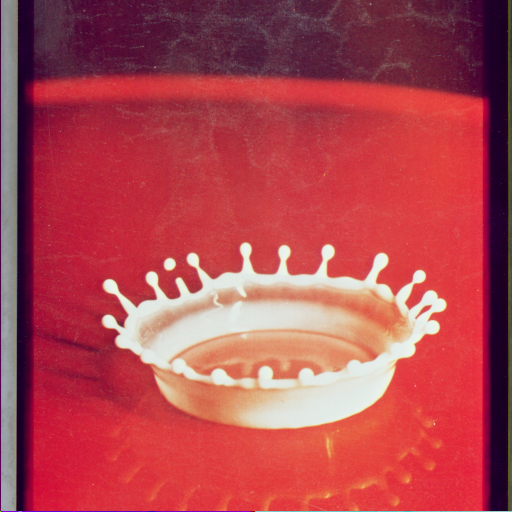
#> input picture Dataset/4.2.01.tiff, 512 x 512 px, found by its file name
$ python 11-image-channels-splitting.py
#> lines starting #> are read from the running program, lines starting #| are printed output that depends on the picture
import cv2
import matplotlib.pyplot as plt

def main():

    path = "F:\Python-OpenCV3\Dataset\\"

    imgpath1 =  path + "4.2.01.tiff"

    img = cv2.imread(imgpath1, 1)
#> img is the input picture: shape (512, 512, 3); mean B, G, R 79.9, 70.5, 176.3

    img1 = cv2.cvtColor(img, cv2.COLOR_BGR2RGB)

    r, g, b = cv2.split(img1)
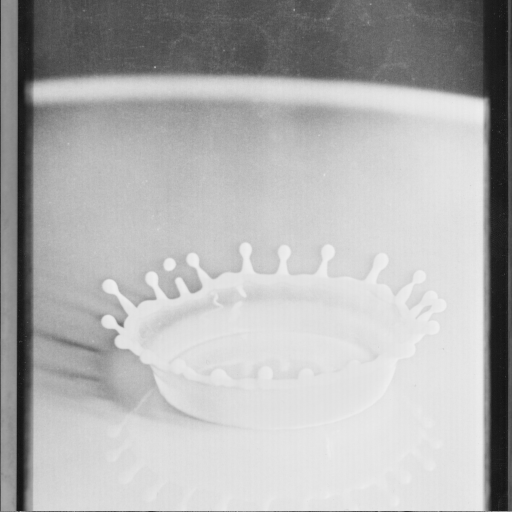
#> r: shape (512, 512); min 19, max 239, mean 176.3
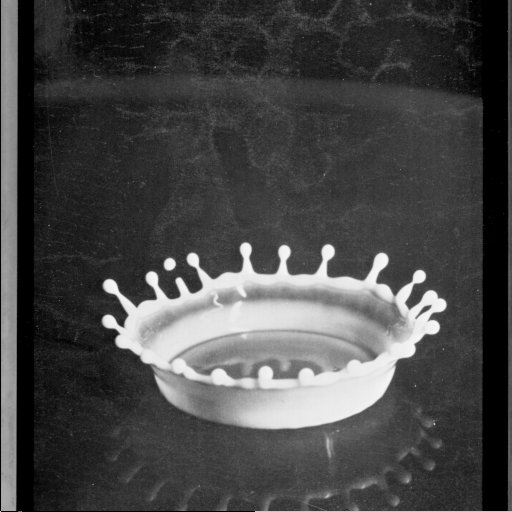
#> g: shape (512, 512); min 0, max 247, mean 70.5
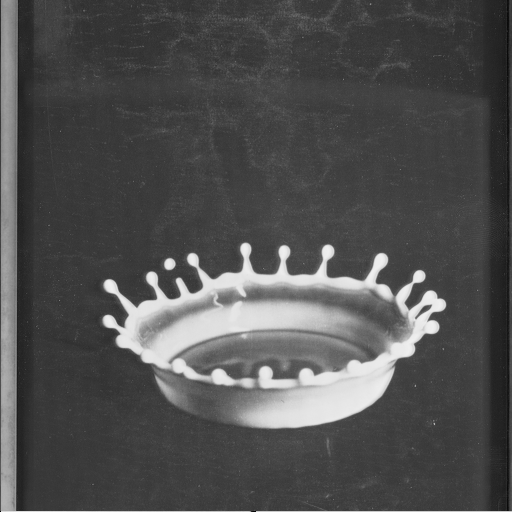
#> b: shape (512, 512); min 0, max 240, mean 79.9

    titles = ['Original Image', 'Red', 'Green', 'Blue']
    images = [cv2.merge((r, g, b)), r, g, b]


    plt.subplot(2, 2, 1)
    plt.imshow(images[0])
    plt.title(titles[0])
    plt.xticks([])
    plt.yticks([])

    plt.subplot(2, 2, 2)
    plt.imshow(images[1], cmap='Reds')
    plt.title(titles[1])
    plt.xticks([])
    plt.yticks([])

    plt.subplot(2, 2, 3)
    plt.imshow(images[2], cmap='Greens')
    plt.title(titles[2])
    plt.xticks([])
    plt.yticks([])

    plt.subplot(2, 2, 4)
    plt.imshow(images[3], cmap='Blues')
    plt.title(titles[3])
    plt.xticks([])
    plt.yticks([])

    plt.show()
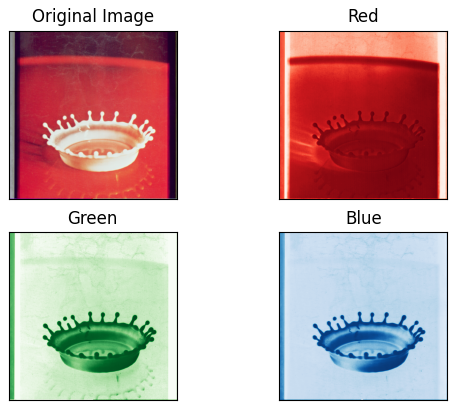
#> figure drawn by matplotlib, 4 panels

if __name__ == "__main__":
    main()

$ run again, with Dataset/4.1.03.tiff copied over Dataset/4.2.01.tiff
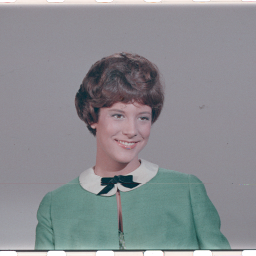
#> input picture Dataset/4.1.03.tiff, 256 x 256 px, found by its file name
#> in main, img is the input picture: shape (256, 256, 3); mean B, G, R 144, 140, 137.6
#> in main, `r, g, b = cv2.split(img1)`:
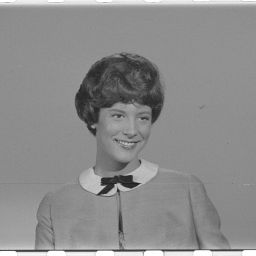
#> g: shape (256, 256); min 28, max 255, mean 140
#> in main, `plt.show()`:
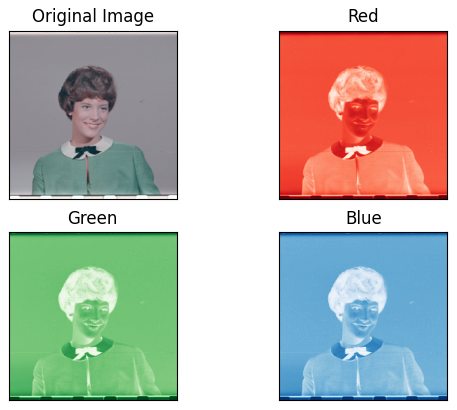
#> figure drawn by matplotlib, 4 panels
